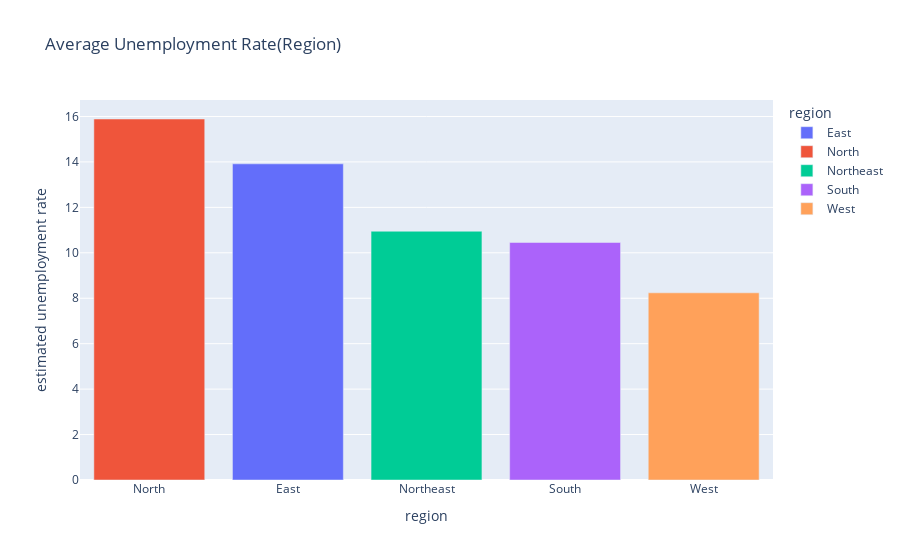

The code cell stored with this chart in its notebook:
### Code cell
#Average Unemployment Rate
fig = px.bar(region, x="region", y="estimated unemployment rate", color="region", title="Average Unemployment Rate(Region)")
fig.update_layout(xaxis={'categoryorder': 'total descending'})
fig.show()

### Figure 1 — Plotly figure (JSON) as saved in the notebook; plotly's stock layout.template omitted (floating-point values rounded to 4 significant figures)
{"data": [{"alignmentgroup": "True", "hovertemplate": "region=%{x}<br>estimated unemployment rate=%{y}<extra></extra>", "legendgroup": "East", "marker": {"color": "#636efa", "pattern": {"shape": ""}}, "name": "East", "offsetgroup": "East", "orientation": "v", "showlegend": true, "textposition": "auto", "type": "bar", "x": ["East"], "xaxis": "x", "y": [13.92], "yaxis": "y"}, {"alignmentgroup": "True", "hovertemplate": "region=%{x}<br>estimated unemployment rate=%{y}<extra></extra>", "legendgroup": "North", "marker": {"color": "#EF553B", "pattern": {"shape": ""}}, "name": "North", "offsetgroup": "North", "orientation": "v", "showlegend": true, "textposition": "auto", "type": "bar", "x": ["North"], "xaxis": "x", "y": [15.89], "yaxis": "y"}, {"alignmentgroup": "True", "hovertemplate": "region=%{x}<br>estimated unemployment rate=%{y}<extra></extra>", "legendgroup": "Northeast", "marker": {"color": "#00cc96", "pattern": {"shape": ""}}, "name": "Northeast", "offsetgroup": "Northeast", "orientation": "v", "showlegend": true, "textposition": "auto", "type": "bar", "x": ["Northeast"], "xaxis": "x", "y": [10.95], "yaxis": "y"}, {"alignmentgroup": "True", "hovertemplate": "region=%{x}<br>estimated unemployment rate=%{y}<extra></extra>", "legendgroup": "South", "marker": {"color": "#ab63fa", "pattern": {"shape": ""}}, "name": "South", "offsetgroup": "South", "orientation": "v", "showlegend": true, "textposition": "auto", "type": "bar", "x": ["South"], "xaxis": "x", "y": [10.45], "yaxis": "y"}, {"alignmentgroup": "True", "hovertemplate": "region=%{x}<br>estimated unemployment rate=%{y}<extra></extra>", "legendgroup": "West", "marker": {"color": "#FFA15A", "pattern": {"shape": ""}}, "name": "West", "offsetgroup": "West", "orientation": "v", "showlegend": true, "textposition": "auto", "type": "bar", "x": ["West"], "xaxis": "x", "y": [8.239], "yaxis": "y"}], "layout": {"barmode": "relative", "legend": {"title": {"text": "region"}, "tracegroupgap": 0}, "title": {"text": "Average Unemployment Rate(Region)"}, "xaxis": {"anchor": "y", "categoryarray": ["East", "North", "Northeast", "South", "West"], "categoryorder": "total descending", "domain": [0, 1], "title": {"text": "region"}}, "yaxis": {"anchor": "x", "domain": [0, 1], "title": {"text": "estimated unemployment rate"}}}}
